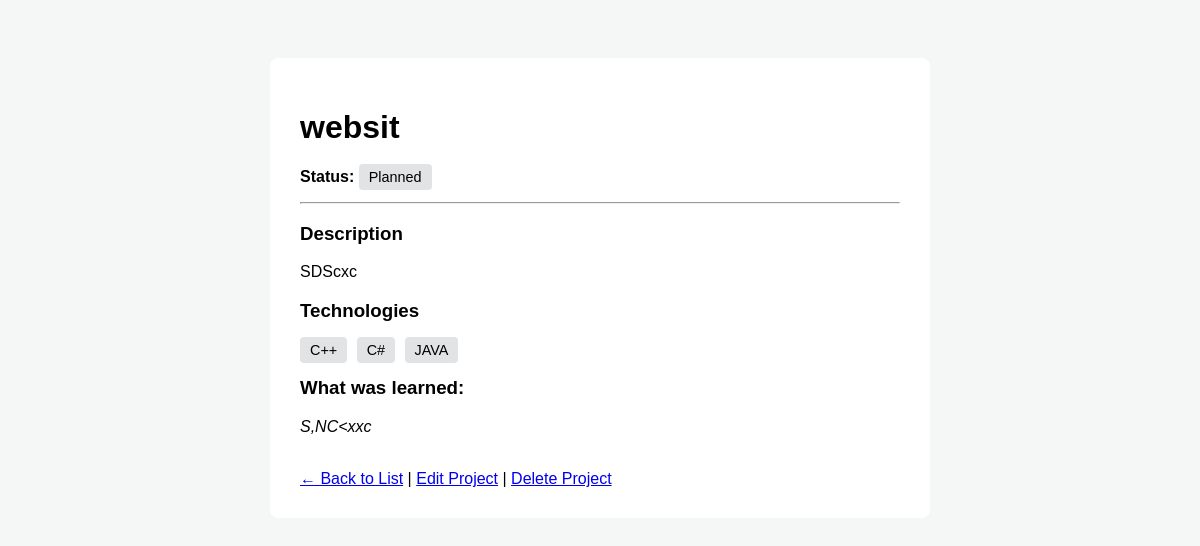
/project/7/, run on the app's committed database.
### tracker/models.py (models this page shows, shortened)
class Project(models.Model):
    STATUS_CHOICES = [
        ('Planned', 'Planned'),
        ('In Progress', 'In Progress'),
        ('Completed', 'Completed'),
    ]
    name = models.CharField(max_length=255)
    description = models.TextField()
    status = models.CharField(max_length=20, choices=STATUS_CHOICES, default='Planned')
    technology = models.ManyToManyField(Technology, blank=True)  # <-- change here
    what_i_learned = models.TextField()

class Technology(models.Model):
    name = models.CharField(max_length=100)

### tracker/views.py (the view)
# urls.py: path('project/<int:pk>/', ProjectDetailView.as_view(), name='project_detail'),
class ProjectDetailView(DetailView):
    model = Project
    template_name = 'tracker/project_detail.html'

### templates/tracker/project_detail.html (shortened to what this page needs)
<!DOCTYPE html>
<html>
<head>
</head>
<body>
    <div class="content">
        <h1>{{ project.name }}</h1>
        <p><strong>Status:</strong> <span class="tag">{{ project.status }}</span></p>
        <hr>
        <h3>Description</h3>
        <p>{{ project.description }}</p>
        <h3>Technologies</h3>
        <p>
        {% for tech in project.technology.all %}
            <span class="tag">{{ tech.name }}</span>
        {% empty %}
            <span>No technologies selected</span>
        {% endfor %}
        </p>
        <h3>What was learned:</h3>
        <p><em>{{ project.what_i_learned }}</em></p>
        <br>
        <a href="{% url 'project_list' %}">← Back to List</a> |
        <a href="{% url 'project_edit' project.id %}">Edit Project</a> |
        <a href="{% url 'project_delete' project.id %}">Delete Project</a>
    </div>
</body>
</html>

### templates/tracker/project_detail.html (style rules this page uses)
body { font-family: sans-serif; background: #f4f7f6; padding: 50px; }
.content { background: white; padding: 30px; border-radius: 8px; max-width: 600px; margin: auto; }
.tag { background: #e2e3e5; padding: 5px 10px; border-radius: 4px; font-size: 0.9em; margin-right: 5px; }

### data on the page
Project: name "websit", status "Planned", description "SDScxc", what_i_learned "S,NC<xxc"
Technology: name "C++"
Technology: name "C#"
Technology: name "JAVA"
